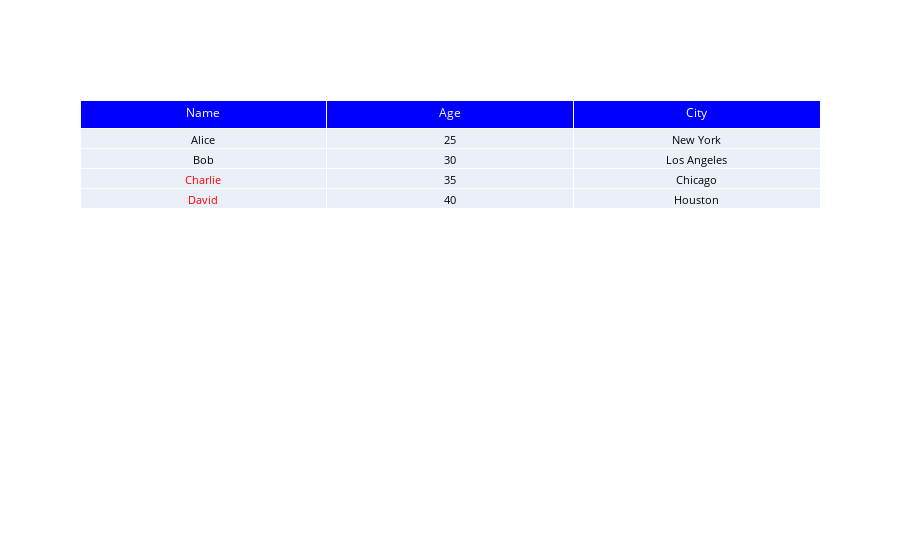
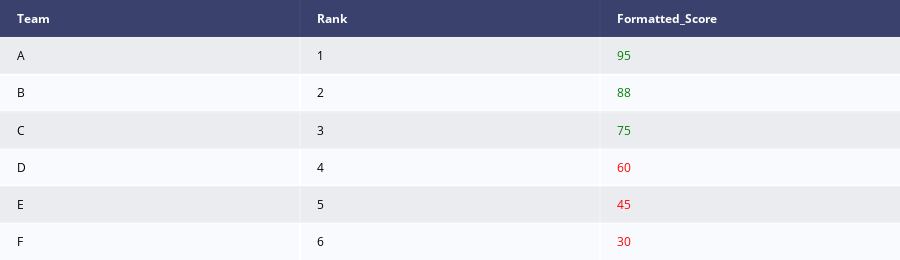

Notebook source saved alongside these figures, in order:
### Code cell
import plotly.graph_objects as go
import pandas as pd

# Sample DataFrame
data = {'Name': ['Alice', 'Bob', 'Charlie', 'David'],
        'Age': [25, 30, 35, 40],
        'City': ['New York', 'Los Angeles', 'Chicago', 'Houston']}
df = pd.DataFrame(data)

# Define a function to set row font color based on age
def set_font_color(age):
    if age > 32:
        return 'rgb(255, 0, 0)'  # Red font color for 'Age'
    else:
        return 'rgb(0, 0, 0)'    # Black font color for other columns

# Apply the font color function to the 'Age' column
df['Age_Font_Color'] = df['Age'].apply(set_font_color)

# Create a Plotly table
fig = go.Figure(data=[go.Table(
    header=dict(
        values=["Name", "Age", "City"],
        line_color='white', fill_color='rgb(0, 0, 255)',  # Blue background for header
        align='center', font=dict(color='white', size=12)
    ),
    cells=dict(
        values=[df['Name'], df['Age'], df['City']],
        line_color='white',
        font=dict(color=[df['Age_Font_Color'], 'rgb(0, 0, 0)', 'rgb(0, 0, 0)'], size=11),  # Dynamic font color based on age
        align='center'
    ))
])

fig.show()

import plotly.figure_factory as ff
import pandas as pd

# Sample DataFrame
data = {'Team': ['A', 'B', 'C', 'D', 'E', 'F'],
        'Rank': [1, 2, 3, 4, 5, 6],
        'Score': [95, 88, 75, 60, 45, 30]}

df = pd.DataFrame(data)

# Define a function to set conditional font colors based on the 'Score' column
def set_font_color(score):
    if score > 70:
        return '<span style="color: green;">{}</span>'.format(score)
    else:
        return '<span style="color: red;">{}</span>'.format(score)

# Apply the font color function to the 'Score' column
df['Formatted_Score'] = df['Score'].apply(set_font_color)

# Create a Plotly table with formatted text
table = ff.create_table(df[['Team', 'Rank', 'Formatted_Score']])

table.show()

### Figure 1 — Plotly figure (JSON) as saved in the notebook; plotly's stock layout.template omitted (floating-point values rounded to 4 significant figures)
{"data": [{"cells": {"align": "center", "font": {"color": [["rgb(0, 0, 0)", "rgb(0, 0, 0)", "rgb(255, 0, 0)", "rgb(255, 0, 0)"], "rgb(0, 0, 0)", "rgb(0, 0, 0)"], "size": 11}, "line": {"color": "white"}, "values": [["Alice", "Bob", "Charlie", "David"], [25, 30, 35, 40], ["New York", "Los Angeles", "Chicago", "Houston"]]}, "header": {"align": "center", "fill": {"color": "rgb(0, 0, 255)"}, "font": {"color": "white", "size": 12}, "line": {"color": "white"}, "values": ["Name", "Age", "City"]}, "type": "table"}], "layout": {}}

### Figure 2 — Plotly figure (JSON) as saved in the notebook; plotly's stock layout.template omitted (floating-point values rounded to 4 significant figures)
{"data": [{"colorscale": [[0, "#00083e"], [0.5, "#ededee"], [1, "#ffffff"]], "hoverinfo": "none", "opacity": 0.75, "showscale": false, "type": "heatmap", "z": [[0, 0, 0], [0.5, 0.5, 0.5], [1, 1, 1], [0.5, 0.5, 0.5], [1, 1, 1], [0.5, 0.5, 0.5], [1, 1, 1]]}], "layout": {"annotations": [{"align": "left", "font": {"color": "#ffffff"}, "showarrow": false, "text": "<b>Team</b>", "x": -0.45, "xanchor": "left", "xref": "x", "y": 0, "yref": "y"}, {"align": "left", "font": {"color": "#ffffff"}, "showarrow": false, "text": "<b>Rank</b>", "x": 0.55, "xanchor": "left", "xref": "x", "y": 0, "yref": "y"}, {"align": "left", "font": {"color": "#ffffff"}, "showarrow": false, "text": "<b>Formatted_Score</b>", "x": 1.55, "xanchor": "left", "xref": "x", "y": 0, "yref": "y"}, {"align": "left", "font": {"color": "#000000"}, "showarrow": false, "text": "A", "x": -0.45, "xanchor": "left", "xref": "x", "y": 1, "yref": "y"}, {"align": "left", "font": {"color": "#000000"}, "showarrow": false, "text": "1", "x": 0.55, "xanchor": "left", "xref": "x", "y": 1, "yref": "y"}, {"align": "left", "font": {"color": "#000000"}, "showarrow": false, "text": "<span style=\"color: green;\">95</span>", "x": 1.55, "xanchor": "left", "xref": "x", "y": 1, "yref": "y"}, {"align": "left", "font": {"color": "#000000"}, "showarrow": false, "text": "B", "x": -0.45, "xanchor": "left", "xref": "x", "y": 2, "yref": "y"}, {"align": "left", "font": {"color": "#000000"}, "showarrow": false, "text": "2", "x": 0.55, "xanchor": "left", "xref": "x", "y": 2, "yref": "y"}, {"align": "left", "font": {"color": "#000000"}, "showarrow": false, "text": "<span style=\"color: green;\">88</span>", "x": 1.55, "xanchor": "left", "xref": "x", "y": 2, "yref": "y"}, {"align": "left", "font": {"color": "#000000"}, "showarrow": false, "text": "C", "x": -0.45, "xanchor": "left", "xref": "x", "y": 3, "yref": "y"}, {"align": "left", "font": {"color": "#000000"}, "showarrow": false, "text": "3", "x": 0.55, "xanchor": "left", "xref": "x", "y": 3, "yref": "y"}, {"align": "left", "font": {"color": "#000000"}, "showarrow": false, "text": "<span style=\"color: green;\">75</span>", "x": 1.55, "xanchor": "left", "xref": "x", "y": 3, "yref": "y"}, {"align": "left", "font": {"color": "#000000"}, "showarrow": false, "text": "D", "x": -0.45, "xanchor": "left", "xref": "x", "y": 4, "yref": "y"}, {"align": "left", "font": {"color": "#000000"}, "showarrow": false, "text": "4", "x": 0.55, "xanchor": "left", "xref": "x", "y": 4, "yref": "y"}, {"align": "left", "font": {"color": "#000000"}, "showarrow": false, "text": "<span style=\"color: red;\">60</span>", "x": 1.55, "xanchor": "left", "xref": "x", "y": 4, "yref": "y"}, {"align": "left", "font": {"color": "#000000"}, "showarrow": false, "text": "E", "x": -0.45, "xanchor": "left", "xref": "x", "y": 5, "yref": "y"}, {"align": "left", "font": {"color": "#000000"}, "showarrow": false, "text": "5", "x": 0.55, "xanchor": "left", "xref": "x", "y": 5, "yref": "y"}, {"align": "left", "font": {"color": "#000000"}, "showarrow": false, "text": "<span style=\"color: red;\">45</span>", "x": 1.55, "xanchor": "left", "xref": "x", "y": 5, "yref": "y"}, {"align": "left", "font": {"color": "#000000"}, "showarrow": false, "text": "F", "x": -0.45, "xanchor": "left", "xref": "x", "y": 6, "yref": "y"}, {"align": "left", "font": {"color": "#000000"}, "showarrow": false, "text": "6", "x": 0.55, "xanchor": "left", "xref": "x", "y": 6, "yref": "y"}, {"align": "left", "font": {"color": "#000000"}, "showarrow": false, "text": "<span style=\"color: red;\">30</span>", "x": 1.55, "xanchor": "left", "xref": "x", "y": 6, "yref": "y"}], "height": 260, "margin": {"b": 0, "l": 0, "r": 0, "t": 0}, "xaxis": {"dtick": 1, "gridwidth": 2, "showticklabels": false, "tick0": -0.5, "ticks": "", "zeroline": false}, "yaxis": {"autorange": "reversed", "dtick": 1, "gridwidth": 2, "showticklabels": false, "tick0": 0.5, "ticks": "", "zeroline": false}}}
